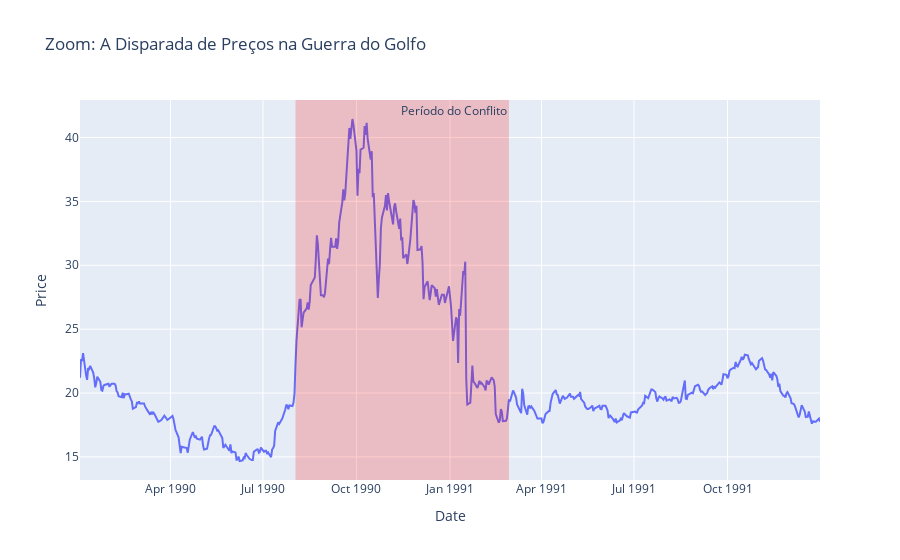

The notebook cell saved with this chart:
### Markdown cell above
--- 
## Estudo de Caso 1: O Choque de Oferta - Guerra do Golfo (1990)
<img src="https://anba.com.br/wp-content/uploads/home/fh_4g2h9qi1y3-768x512.jpg" width="700" alt="Poços de petróleo do Kuwait em chamas em 1991.">
<p style="text-align: left; font-style: italic;">Poços de petróleo do Kuwait em chamas, 1991. Fonte: Anba Notícias.</p>

**Contexto:** Em agosto de 1990, o Iraque, sob o comando de Saddam Hussein, invadiu seu vizinho, o Kuwait. A comunidade internacional respondeu com sanções e, posteriormente, uma intervenção militar. Juntos, Iraque e Kuwait representavam uma parcela significativa da produção da OPEP. A invasão e a guerra subsequente retiraram milhões de barris do mercado quase que instantaneamente.

**Impacto:** O mercado reagiu com pânico a um clássico **choque de oferta**. O medo da escassez prolongada fez com que os preços do petróleo mais do que dobrassem em apenas três meses, passando de cerca de $15 para mais de $40. O gráfico abaixo mostra essa subida quase vertical.

### Code cell
if not df.empty:
    df_zoom = df[(df['Date'] >= '1990-01-01') & (df['Date'] <= '1991-12-31')]
    fig = px.line(df_zoom, x='Date', y='Price', title='Zoom: A Disparada de Preços na Guerra do Golfo')
    fig.add_vrect(x0='1990-08-02', x1='1991-02-28', fillcolor="red", opacity=0.2, line_width=0, annotation_text="Período do Conflito")
    fig.show()

### Figure 1 — Plotly figure (JSON) as saved in the notebook; plotly's stock layout.template omitted (floating-point values rounded to 4 significant figures; data arrays with more than 128 entries replaced by an {"elided": "..."} marker saying what was removed)
{"data": [{"hovertemplate": "Date=%{x}<br>Price=%{y}<extra></extra>", "legendgroup": "", "line": {"color": "#636efa", "dash": "solid"}, "marker": {"symbol": "circle"}, "mode": "lines", "name": "", "orientation": "v", "showlegend": false, "type": "scatter", "x": {"elided": "513 str values"}, "xaxis": "x", "y": {"elided": "513 float values"}, "yaxis": "y"}], "layout": {"annotations": [{"showarrow": false, "text": "Período do Conflito", "x": "1991-02-28", "xanchor": "right", "xref": "x", "y": 1, "yanchor": "top", "yref": "y domain"}], "legend": {"tracegroupgap": 0}, "shapes": [{"fillcolor": "red", "line": {"width": 0}, "opacity": 0.2, "type": "rect", "x0": "1990-08-02", "x1": "1991-02-28", "xref": "x", "y0": 0, "y1": 1, "yref": "y domain"}], "title": {"text": "Zoom: A Disparada de Preços na Guerra do Golfo"}, "xaxis": {"anchor": "y", "domain": [0, 1], "title": {"text": "Date"}}, "yaxis": {"anchor": "x", "domain": [0, 1], "title": {"text": "Price"}}}}
